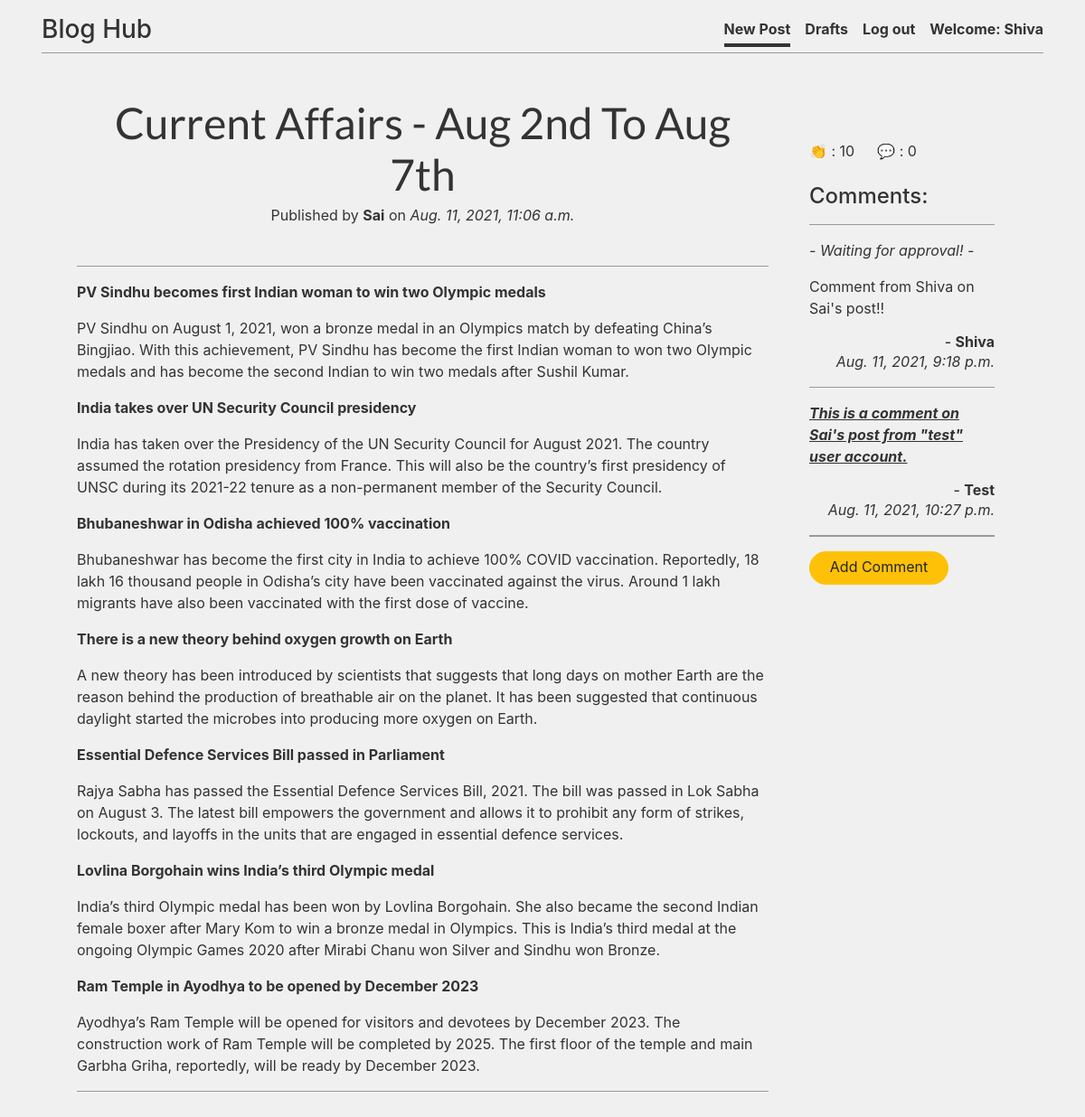
Page /post/13 (signed in) on the committed database.
### blog/models.py (models this page shows, shortened)
class Post(models.Model):
    author = models.ForeignKey('auth.User', on_delete=models.CASCADE)
    title = models.CharField(max_length=200)
    text = models.TextField()
    created_date = models.DateTimeField(default=timezone.now)
    published_date = models.DateTimeField(blank=True, null=True)
    claps = models.PositiveSmallIntegerField(default=0)
    def approve_comments(self):
        return self.comments.filter(approved_comment=True)
    class Meta:
        order_with_respect_to='author'

class Comment(models.Model):
    post = models.ForeignKey('blog.Post', related_name='comments', on_delete=models.CASCADE)
    author = models.ForeignKey('auth.User', on_delete=models.CASCADE)
    text = models.TextField()
    created_date = models.DateTimeField(default=timezone.now)
    approved_comment = models.BooleanField(default=False)

### blog/views.py (the view)
# urls.py: url(r'^post/(?P<pk>\d+)$', views.PostDetailView.as_view(), name='post_detail'),
class PostDetailView(LoginRequiredMixin, DetailView):
    login_url = 'login'
    redirect_field_name = 'blog/post_detail.html'
    model = Post

### blog/templates/blog/post_detail.html (shortened to what this page needs)
{% extends 'blog/base.html' %}
{% block content %}
      <div class="container ">
        <h1 class="posttitle">{{ post.title | title}}</h1>
        <span>
        {% if post.published_date %}
            <div class="author-details mb-5" style="line-height: 1;">
                <p> Published by <strong>{{ post.author | title }}</strong> on <i>{{ post.published_date }}</i></p>
            </div>
        {% else %}
            <a class="btn btn-success" style="display: block;" href="{% url 'post_publish' pk=post.pk %}">Publish</a>
        {% endif %}
        </span>
      </div>
      <hr>
      <p class='postcontent'>{{ post.text|safe|linebreaksbr }}</p>
      <hr>
  {% endblock %}
  {% block side-content %}
  <div class="container justify-content-between mt-5 ">
    <a class="text-decoration-none" data-toggle="tooltip" data-placement="top" title="Clap for this post!"  href="{% url 'add_clap_to_post' pk=post.pk %}">👏 </a> : {{ post.claps }} &emsp;
    <a class="text-decoration-none" data-toggle="tooltip" data-placement="top" title="Add a comment!" href="{% url 'add_comment_to_post' pk=post.pk %}">
      💬
    </a> : {{ post.approve_comments.count }} &emsp;
    <br><br>
    <h4>Comments:</h4>
    {% for comment in post.comments.all %}
      <hr>
      {% if user.is_authenticated or comment.approved_comment %}
        {% if not comment.approved_comment %}
          {% if user.pk == post.author.pk %}
            <a class="btn btn-sm btn-danger" href="{% url 'comment_remove' pk=comment.pk %}">
              <svg xmlns="http://www.w3.org/2000/svg" width="16" height="16" fill="currentColor" class="bi bi-x-lg" viewBox="0 0 16 16">
                <path d="M1.293 1.293a1 1 0 0 1 1.414 0L8 6.586l5.293-5.293a1 1 0 1 1 1.414 1.414L9.414 8l5.293 5.293a1 1 0 0 1-1.414 1.414L8 9.414l-5.293 5.293a1 1 0 0 1-1.414-1.414L6.586 8 1.293 2.707a1 1 0 0 1 0-1.414z"/>
              </svg>
            </a>
            <a class="btn btn-sm btn-success" href="{% url 'comment_approve' pk=comment.pk %}">
              <svg xmlns="http://www.w3.org/2000/svg" width="16" height="16" fill="currentColor" class="bi bi-check-lg" viewBox="0 0 16 16">
                <path d="M13.485 1.431a1.473 1.473 0 0 1 2.104 2.062l-7.84 9.801a1.473 1.473 0 0 1-2.12.04L.431 8.138a1.473 1.473 0 0 1 2.084-2.083l4.111 4.112 6.82-8.69a.486.486 0 0 1 .04-.045z"/>
              </svg>
            </a>
          {% elif user.pk == comment.author.pk %}
            <p class="light"> <i> - Waiting for approval! - </i></p>
          {% endif %}
        {% endif %}
        <p>{{ comment.text|safe|linebreaks }}</p>
      {% endif %}
      <h6 class="float-right mb-0"> - <strong>{{ comment.author | title }}</strong> </h6>
      <p class="float-right"><i>{{ comment.created_date }}</i></p>
  {% empty %}
      <p>No comments posted.</p>
  {% endfor %}
  <hr>
  <a class="btn btn-warning " href="{% url 'add_comment_to_post' pk=post.pk %}">
    &nbsp; Add Comment &nbsp;
  </a>
</div>
{% endblock %}

### blog/templates/blog/base.html (shortened to what this page needs)
<!DOCTYPE html>
{% load static %}
<html>
  <head>
    <link rel="stylesheet" href="//cdn.jsdelivr.net/npm/medium-editor@latest/dist/css/medium-editor.min.css" type="text/css" media="screen" charset="utf-8">
    <link rel="stylesheet" href="https://cdn.jsdelivr.net/npm/bootstrap@4.6.0/dist/css/bootstrap.min.css">
    <link href="https://getbootstrap.com/docs/4.5/dist/css/bootstrap.min.css" rel="stylesheet">
    <link rel="stylesheet" href="{% static 'css/cover.css' %}">
  </head>
  <body >
    <div class="container d-flex flex-column w-100 h-100 p-3 mx-auto">
      <div class="masthead" >
        <div class="inner" >
          <a class="masthead-brand text-decoration-none"  href="{% url 'post_list' %}"><h3>Blog Hub</h3></a>
          <nav class="nav nav-masthead justify-content-center" >
            {% if user.is_authenticated %}
            {% if request.path == "/" %}
              <a class="nav-link" href="{% url 'post_new' %}" >New Post</a>
              <a class="nav-link" href="{% url 'post_draft_list' %}" >Drafts</a>
              <a class="nav-link" href="{% url 'logout' %}" >Log out</a>
              <a class="nav-link border-bottom-0" >Welcome: {{ user.username }}</a>
              {% elif request.path == "/drafts/" %}
                <a class="nav-link " href="{% url 'post_new' %}" >New Post</a>
                <a class="nav-link active" href="{% url 'post_draft_list' %}" >Drafts</a>
                <a class="nav-link" href="{% url 'logout' %}" >Log out</a>
                <a class="nav-link border-bottom-0" >Welcome: {{ user.username }}</a>
                {% else %}
                <a class="nav-link active" href="{% url 'post_new' %}" >New Post</a>
                <a class="nav-link " href="{% url 'post_draft_list' %}" >Drafts</a>
                <a class="nav-link" href="{% url 'logout' %}">Log out</a>
                <a class="nav-link border-bottom-0" >Welcome: {{ user.username }}</a>
              {% endif %}
            {% else %}
              <a class='nav navbar-right' href="{% url 'login' %}" >
                <svg xmlns="http://www.w3.org/2000/svg" width="18" height="18" fill="currentColor" class="bi bi-person-fill" viewBox="0 0 16 16">
                  <path d="M3 14s-1 0-1-1 1-4 6-4 6 3 6 4-1 1-1 1H3zm5-6a3 3 0 1 0 0-6 3 3 0 0 0 0 6z"/>
                </svg>
              </a>
            {% endif %}
          </nav>
        </div>
        <hr>
      </div>
      <main  class="inner cover" >
        <div class="content container" >
          <div class="row">
            <div class="col-md-9">
              <div class="blog_posts">
                {% block content %}
                {% endblock %}
              </div>
            </div>
            <div class="col-md-3">
              <div class="blog_posts">
                {% block side-content %}
                {% endblock %}
              </div>
            </div>
          </div>
        </div>
      </main>
  </div>
  </body>
</html>

### blog/static/css/cover.css (style rules this page uses)
a, a:focus, a:hover { color: #333; }
html, body { background-color: rgb(240, 240, 240) ; }
body { line-height: 1.5rem; font-size: 1rem; height: 100%!important; display: -ms-flexbox; display: flex; color: #333; }
.masthead { margin-bottom: 2rem; }
hr { box-sizing:inherit; height: 1.2px; border: 0; overflow: visible; margin-top: 1rem; margin-bottom: 1rem; background-color: #999; width: 100%; clear:both; }
.masthead-brand { margin-bottom: 0; }
.nav-masthead .nav-link { padding: .25rem 0; font-weight: 700; color: #333; background-color: transparent; border-bottom: .25rem solid transparent; }
.nav-masthead .nav-link + .nav-link { margin-left: 1rem; }
.nav-masthead .active { color: #333; border-bottom-color: #333; }
@media (min-width: 48em) { .masthead-brand { float: left; } }
@media (min-width: 48em) { .nav-masthead { float: right; } }
.cover { padding: 0 1.5rem; }
.postcontent { font-family: 'Open Sans'; font-size: 1.2em; background-color: #fff!important; border: none; }
.btn { padding: .38rem .8rem; font-size: 1rem; line-height: 1.25; padding-bottom: .6rem; border-radius: 1.2rem }
.posttitle { font-family: 'Lato', sans-serif; border-radius: .35rem; font-size: 3em; text-align: center; }
.author-details { text-align: center; }

### rows in the picture
Post: title "Current Affairs - Aug 2nd To Aug 7th", author "Sai", published_date "Aug. 11, 2021, 11:06 a.m.", text "PV Sindhu becomes first Indian woman to win two Olympic medals PV Sindhu on August 1, 2021, won a bronze medal in an Olympics match by defeating China’s Bingjiao. With this achievement, PV Sindhu has become the first Indian woman to won two Olympic medals and has become the second Indian to win two medals after Sushil Kumar. India takes over UN Security Council presidency India has taken over the Presidency of the UN Security Council for August 2021. The country assumed the rotation presidency from France. This will also be the country’s first presidency of UNSC during its 2021-22 tenure as a non-permanent member of the Security Council. Bhubaneshwar in Odisha achieved 100% vaccination…", claps "10", approve_comments.count "0"
Comment: approved_comment "- Waiting for approval! -", text "Comment from Shiva on Sai's post!!", author "Shiva", created_date "Aug. 11, 2021, 9:18 p.m."
Comment: text "This is a comment on Sai's post from \"test\" user account.", author "Test", created_date "Aug. 11, 2021, 10:27 p.m."

### other values in the picture
{{ user.username }} "Shiva"
